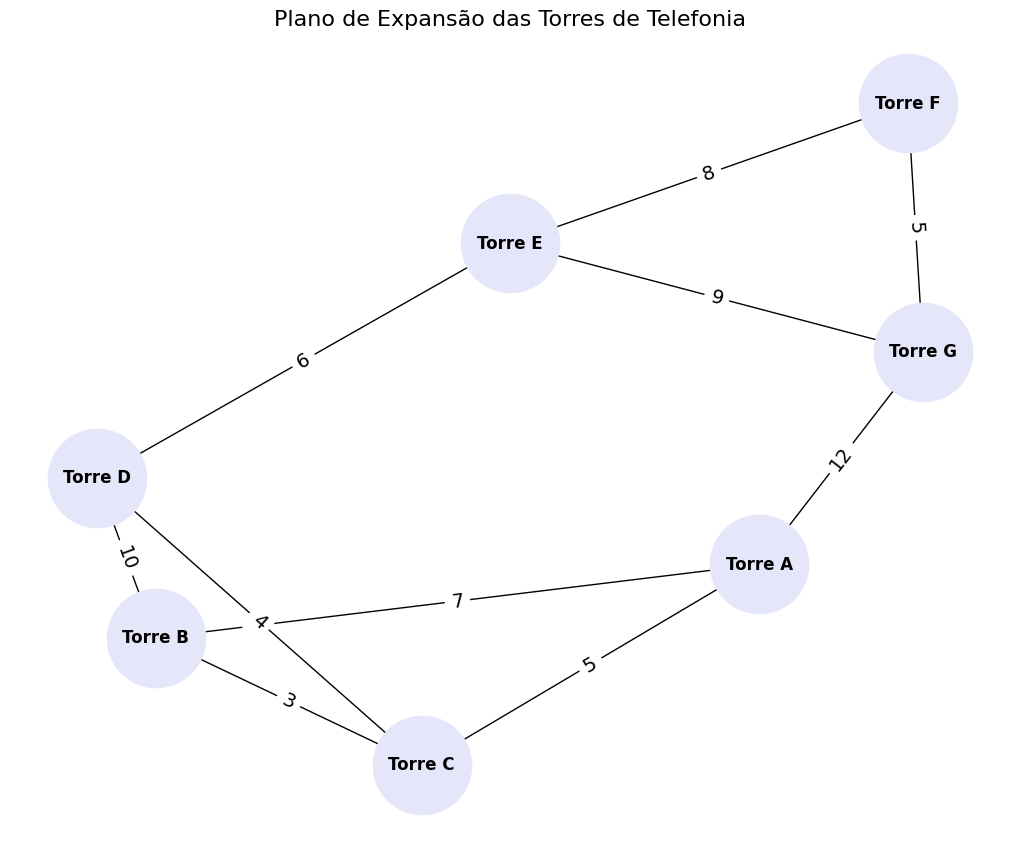

Recreate this plot in Python.
import networkx as nx
import matplotlib.pyplot as plt


class GrafoAlgoritmoPrim:
    def __init__(self, torres):
        self.torres = torres  # Lista de torres de comunicação
        self.V = len(torres)  # Número de torres
        self.grafo = [[0] * self.V for _ in range(self.V)]  # Matriz de custos

    def adicionar_conexao(self, torre1, torre2, custo):
        # Adiciona uma conexão entre duas torres com seu custo
        u = self.torres.index(torre1)
        v = self.torres.index(torre2)
        self.grafo[u][v] = custo
        self.grafo[v][u] = custo  # Grafo não direcionado

    def prim(self):
        # Executa o algoritmo de Prim para encontrar a Árvore Geradora Mínima.
        infinito = float("inf")
        selecionado = [False] * self.V
        custo_minimo = [infinito] * self.V
        origem = [-1] * self.V  # Armazena a estrutura da AGM

        # Começa pela primeira torre
        custo_minimo[0] = 0

        for _ in range(self.V):
            # Escolhe a torre de menor custo que ainda não foi incluída na AGM
            min_custo = infinito
            torre_atual = -1
            for v in range(self.V):
                if not selecionado[v] and custo_minimo[v] < min_custo:
                    min_custo = custo_minimo[v]
                    torre_atual = v

            selecionado[torre_atual] = True

            # Atualiza os custos mínimos para as torres vizinhas
            for v in range(self.V):
                if (
                    0 < self.grafo[torre_atual][v] < custo_minimo[v]
                    and not selecionado[v]
                ):
                    custo_minimo[v] = self.grafo[torre_atual][v]
                    origem[v] = torre_atual

        # Exibindo a Árvore Geradora Mínima
        print("Plano de Expansão da Infraestrutura de Telefonia (Custo Mínimo):")
        custo_total = 0
        for i in range(1, self.V):
            torre_origem = self.torres[origem[i]]
            torre_destino = self.torres[i]
            custo = self.grafo[i][origem[i]]
            print(f"\t{torre_origem} → {torre_destino} (Custo: R$ {custo} mihões)")
            custo_total += custo
        print(f"\nCusto total do projeto: R$ {custo_total} milhões")


if __name__ == "__main__":
    torres = [
        "Torre A",
        "Torre B",
        "Torre C",
        "Torre D",
        "Torre E",
        "Torre F",
        "Torre G",
    ]

    infraestrutura = GrafoAlgoritmoPrim(torres)

    conexoes = [
        ("Torre A", "Torre B", 7),
        ("Torre A", "Torre C", 5),
        ("Torre B", "Torre C", 3),
        ("Torre B", "Torre D", 10),
        ("Torre C", "Torre D", 4),
        ("Torre D", "Torre E", 6),
        ("Torre E", "Torre F", 8),
        ("Torre F", "Torre G", 5),
        ("Torre E", "Torre G", 9),
        ("Torre G", "Torre A", 12),
    ]

    for torre1, torre2, custo in conexoes:
        infraestrutura.adicionar_conexao(torre1, torre2, custo)

    infraestrutura.prim()

    G = nx.Graph()
    G.add_nodes_from(torres)
    G.add_weighted_edges_from(conexoes)
    pos = nx.spring_layout(G, seed=42)
    plt.figure(figsize=(10, 8))
    nx.draw(
        G,
        pos,
        with_labels=True,
        node_size=5000,
        node_color="Lavender",
        font_weight="bold",
        font_size=12,
    )
    labels = nx.get_edge_attributes(G, "weight")
    nx.draw_networkx_edge_labels(G, pos, edge_labels=labels, font_size=14)

    plt.title(
        "Plano de Expansão das Torres de Telefonia",
        fontsize=16,
    )
    plt.savefig("ex11.png", bbox_inches="tight")
